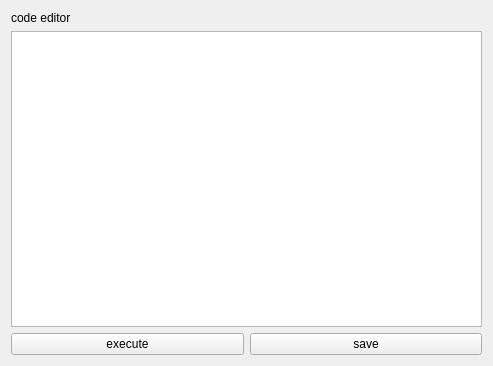
<?xml version="1.0" encoding="UTF-8"?>
<ui version="4.0">
 <class>python_code_editor</class>
 <widget class="QWidget" name="python_code_editor">
  <property name="geometry">
   <rect>
    <x>0</x>
    <y>0</y>
    <width>493</width>
    <height>366</height>
   </rect>
  </property>
  <property name="windowTitle">
   <string>Python Code Editor</string>
  </property>
  <layout class="QGridLayout" name="gridLayout">
   <item row="0" column="0">
    <widget class="QLabel" name="title0">
     <property name="text">
      <string>code editor</string>
     </property>
    </widget>
   </item>
   <item row="2" column="0">
    <widget class="QPushButton" name="execute_button">
     <property name="text">
      <string>execute</string>
     </property>
    </widget>
   </item>
   <item row="2" column="1">
    <widget class="QPushButton" name="save_button">
     <property name="text">
      <string>save</string>
     </property>
    </widget>
   </item>
   <item row="1" column="0" colspan="2">
    <widget class="QTextEdit" name="text_edit"/>
   </item>
  </layout>
 </widget>
 <resources/>
 <connections/>
</ui>
